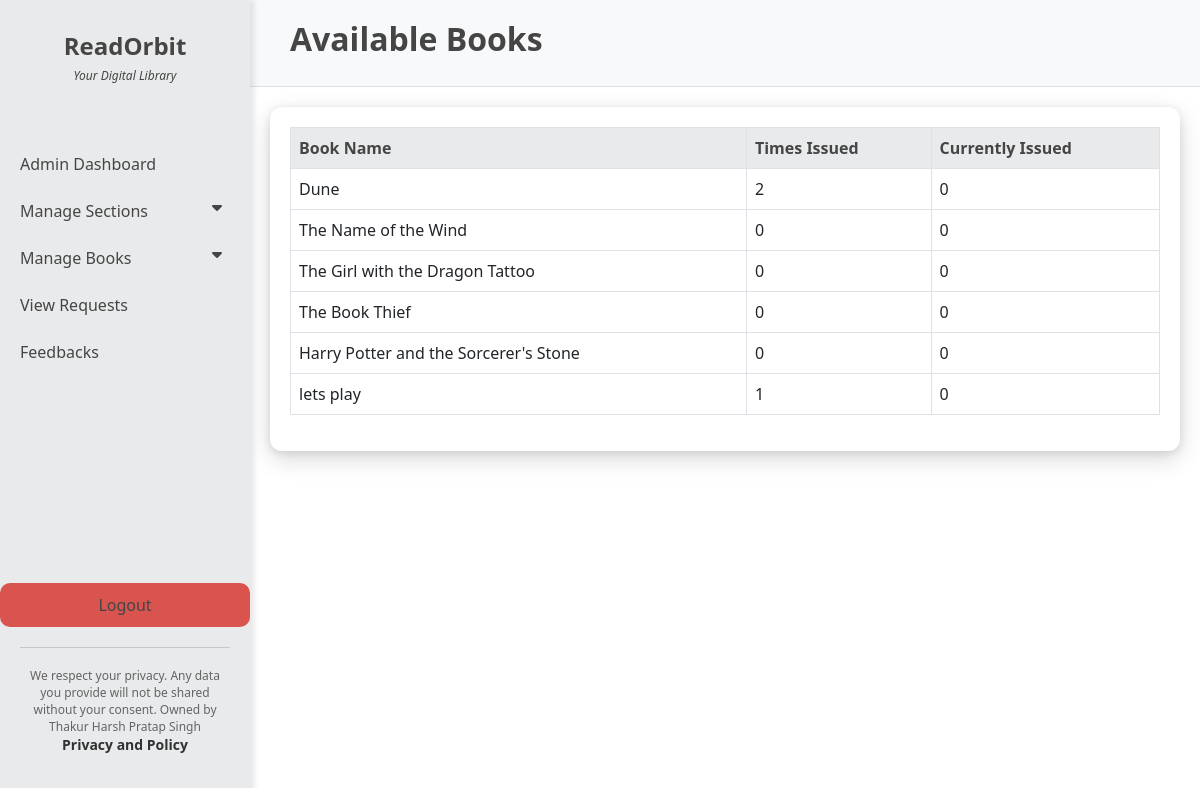
The app's page /available_books with its own data.
### models.py (models this page shows)
class Book(db.Model):
    __tablename__ = "book"
    book_id = db.Column(db.Integer() , primary_key = True, autoincrement =True)
    book_name = db.Column(db.String() , nullable = False)
    book_content = db.Column(db.String() , nullable = False)
    book_author_name = db.Column(db.String() , nullable = False)
    book_rating = db.Column(db.Integer())
    book_date_issued = db.Column(db.Integer())
    feedback = db.Column(db.String())
    book_return_date = db.Column(db.Integer(), default =0)
    book_sections = db.relationship("Section", secondary="book_in_section", backref="section_books")
    book_requests = db.relationship("Request_book")

### controllers.py (the view)
@app.route("/available_books")
def available_books():
    issued_books_count = db.session.query(Request_book.book_id, db.func.count()).filter(Request_book.status.in_(['accepted', 'revoked', 'returned'])).group_by(Request_book.book_id).all()
    students_issued_count = db.session.query(Request_book.book_id, db.func.count()).filter(Request_book.status == 'accepted').group_by(Request_book.book_id).all()
    issued_books_dict = {book_id: count for book_id, count in issued_books_count}
    students_issued_dict = {book_id: count for book_id, count in students_issued_count}
    books = Book.query.all()
    book_data = []
    for book in books:
        times_issued = issued_books_dict.get(book.book_id, 0)
        students_issued = students_issued_dict.get(book.book_id, 0)
        book_data.append({
            'name': book.book_name,
            'times_issued': times_issued,
            'students_issued': students_issued
        })
    return render_template("available_books.html", book_data=book_data)

### templates/available_books.html (shortened to what this page needs)
<!DOCTYPE html>
<html lang="en">
<head>
    <link href="https://cdn.jsdelivr.net/npm/bootstrap@5.3.0-alpha1/dist/css/bootstrap.min.css" rel="stylesheet">
    <link href="https://cdnjs.cloudflare.com/ajax/libs/font-awesome/6.0.0/css/all.min.css" rel="stylesheet">
</head>
<body>
    <div class="navbar-sidebar">
        <div class="branding">
            <a href="/admin_dashboard" class="branding-link">
                <h1>ReadOrbit</h1>
                <span>Your Digital Library</span>
            </a>
        </div>
        <div class="menu-content">
            <a href="/admin_dashboard">Admin Dashboard</a>
            <button class="dropdown-btn">Manage Sections
                <i class="fa fa-caret-down"></i>
            </button>
            <button class="dropdown-btn">Manage Books
                <i class="fa fa-caret-down"></i>
            </button>
            <a href="/admin_requests">View Requests</a>
            <a href="/feedback_list">Feedbacks</a>
        </div>
        <a href="/logout" class="logout-btn">Logout</a>
        <div class="privacy-policy">
            We respect your privacy. Any data you provide will not be shared without your consent.
            Owned by Thakur Harsh Pratap Singh
            <strong>Privacy and Policy</strong>
        </div>
    </div>
    <div class="content">
        <div class="dashboard-header">
            <h1 class="dashboard-title">Available Books</h1>
        </div>
        <div class="table-container">
            <table class="table table-bordered table-hover">
                <thead>
                    <tr>
                        <th>Book Name</th>
                        <th>Times Issued</th>
                        <th>Currently Issued</th>
                    </tr>
                </thead>
                <tbody>
                    {% for book in book_data %}
                    <tr>
                        <td>{{ book.name }}</td>
                        <td>{{ book.times_issued }}</td>
                        <td>{{ book.students_issued }}</td>
                    </tr>
                    {% endfor %}
                </tbody>
            </table>
        </div>
    </div>
</body>
</html>

### templates/available_books.html (style rules this page uses)
body { font-family: 'Segoe UI', Tahoma, Geneva, Verdana, sans-serif; background-color: #ffffff; margin: 0; padding: 0; }
.navbar-sidebar { position: fixed; top: 0; left: 0; height: 100%; width: 250px; background-color: rgb(233, 234, 235); padding: 20px 0px; color: rgb(69, 69, 69); box-shadow: 4px 0 6px rgba(0, 0, 0, 0.1); z-index: 1000; display: flex; flex-direction: column; justify-content: space-between; }
.navbar-sidebar .branding { text-align: center; margin-bottom: 40px; }
.navbar-sidebar .branding h1 { font-size: 24px; font-weight: bold; margin: 2px; color: rgb(69, 69, 69); }
.navbar-sidebar .branding span { display: block; font-size: 12px; font-style: italic; padding: 4px; color: rgb(69, 69, 69); }
.menu-content { flex-grow: 1; }
.branding-link { text-align: center !important; text-decoration: none; color: rgb(69, 69, 69) !important; transition: color 0.3s ease; }
.branding-link h1 { font-size: 28px; font-weight: bold; margin: 2px; color: rgb(69, 69, 69); transition: color 0.3s ease; }
.branding-link span { font-size: 14px; font-style: italic; padding: 4px; color: rgb(100, 100, 100); background-color: transparent; }
.logout-btn { text-align: center !important; font-size: 16px; color: white; background-color: #d9534f !important ; padding: 10px 20px !important; border-radius: 10px !important; margin: 0px auto !important; text-decoration: none !important; transition: transform 0.3s ease-in-out !important; }
.privacy-policy { border-top: 1px solid rgb(200, 200, 200); padding-top: 20px; text-align: center; font-size: 12px; color: rgb(100, 100, 100); margin: 20px; line-height: 1.4; }
.privacy-policy strong { display: block; font-size: 14px; color: rgb(50, 50, 50); margin-bottom: 5px; }
.navbar-sidebar a, .dropdown-btn { display: block; color: rgb(69, 69, 69); text-decoration: none; font-size: 16px; margin-bottom: 3px; padding: 10px 20px; border: none; background: none; width: 100%; text-align: left; cursor: pointer; border-radius: 5px; }
.fa-caret-down { float: right; padding-right: 8px; transition: transform 0.3s ease; }
.content { margin-left: 250px; padding: 0px; }
.dashboard-header { background-color: #f8f9fa; padding: 20px 40px; border-bottom: 1px solid #dee2e6; margin-bottom: 20px; }
.dashboard-title { font-size: 32px; font-weight: bold; color: rgb(69, 69, 69); }
.table-container { background-color: white; padding: 20px; border-radius: 12px; box-shadow: 0 8px 24px rgba(0, 0, 0, 0.15), 0 2px 8px rgba(0, 0, 0, 0.1); margin-left: 20px; margin-right: 20px; }
.table thead th { background-color: rgb(233, 234, 235); color: rgb(69, 69, 69); }

### records on screen
Book: name "Dune", times_issued "2", students_issued "0"
Book: name "The Name of the Wind", times_issued "0", students_issued "0"
Book: name "The Girl with the Dragon Tattoo", times_issued "0", students_issued "0"
Book: name "The Book Thief", times_issued "0", students_issued "0"
Book: name "Harry Potter and the Sorcerer's Stone", times_issued "0", students_issued "0"
Book: name "lets play", times_issued "1", students_issued "0"
